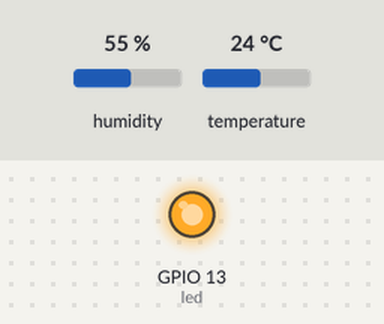
Simulated run of this program. Board: ESP32 board running MicroPython. Parts: output pins drawn as LEDs (lit = HIGH). Inputs (shaded band) come from the test bench; at power-on: humidity 55 %, temperature 24 °C. WiFi joins after 1.5 s; no MQTT or app messages arrive unless stated; what the program prints to the serial console is not drawn.

Above: at 4.82 s.
At 34.9 s:
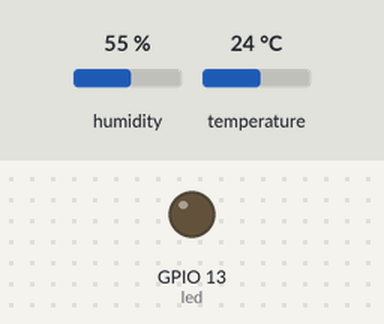
Timing chart, 0 to 83.1 s (numbered marks = the images above):
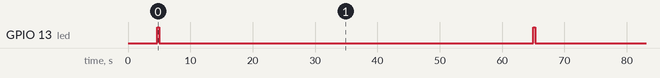

The program:

main_mqtt.py
```python
# main_mqtt.py
# Publishes to ThingSpeak via MQTT

import machine
import dht
import network
import urequests
import time
from umqtt.simple import MQTTClient

time.sleep(3)  # gives ESP32 time to stabilize before running

# WiFi credentials
SSID     = "your_ssid"
PASSWORD = "your_password"

# ThingSpeak MQTT configuration
THINGSPEAK_MQTT_CLIENT_ID = "your_client_id"
THINGSPEAK_MQTT_USER      = "your_thingspeak_username"
THINGSPEAK_MQTT_PASSWORD  = "your_thingspeak_mqtt_api_key"
THINGSPEAK_CHANNEL_ID     = "your_channel_id"
MQTT_BROKER               = "mqtt3.thingspeak.com"
MQTT_PORT                 = 1883
PUBLISH_TOPIC             = "channels/" + THINGSPEAK_CHANNEL_ID + "/publish"

# Telegram configuration
TOKEN   = "your_bot_token"
CHAT_ID = "your_chat_id"

# Setup sensor
sensor = dht.DHT11(machine.Pin(4))

# LED at PIN 12
led = machine.Pin(13, machine.Pin.OUT)

# Temperature threshold
threshold_temp = 35  # in celsius

# Connect WiFi
def connect_wifi():
    wifi = network.WLAN(network.STA_IF)
    wifi.active(True)
    wifi.connect(SSID, PASSWORD)
    while not wifi.isconnected():
        time.sleep(0.5)
    print("WiFi connected:", wifi.ifconfig()[0])

# Connect MQTT
def connect_mqtt():
    client = MQTTClient(
        client_id = THINGSPEAK_MQTT_CLIENT_ID,
        server    = MQTT_BROKER,
        port      = MQTT_PORT,
        user      = THINGSPEAK_MQTT_USER,
        password  = THINGSPEAK_MQTT_PASSWORD,
        keepalive = 60
    )
    client.connect()
    print("MQTT connected to", MQTT_BROKER)
    return client

# Main loop
connect_wifi()
mqtt_client = connect_mqtt()

while True:
    try:
        sensor.measure()
        temp     = sensor.temperature()
        humidity = sensor.humidity()

        # Publish to ThingSpeak
        payload = "field1=" + str(temp) + "&field2=" + str(humidity)
        mqtt_client.publish(PUBLISH_TOPIC, payload)
        print("Sent - Temp:", temp, "Humidity:", humidity)

        # Blink LED after successful publish
        led.on()
        time.sleep(0.3)
        led.off()

    except OSError as e:
        print("MQTT lost, reconnecting...", e)
        try:
            mqtt_client = connect_mqtt()
        except Exception as re:
            print("Reconnect failed:", re)

    except Exception as e:
        print("Error:", e)

    if temp > threshold_temp:
        try:
            url = "https://api.telegram.org/bot" + TOKEN + "/sendMessage?chat_id=" + CHAT_ID + "&text=Temperature_Exceeded_the_Limit:" + str(temp) + "C"
            response = urequests.get(url)
            print(response.text)
            response.close()
        except Exception as e:
            print("Error:", e)

    time.sleep(60)
```

Measured:
- by itself, GPIO 13 (led): alternates HIGH for 0.30 s and LOW for 60.0 s
